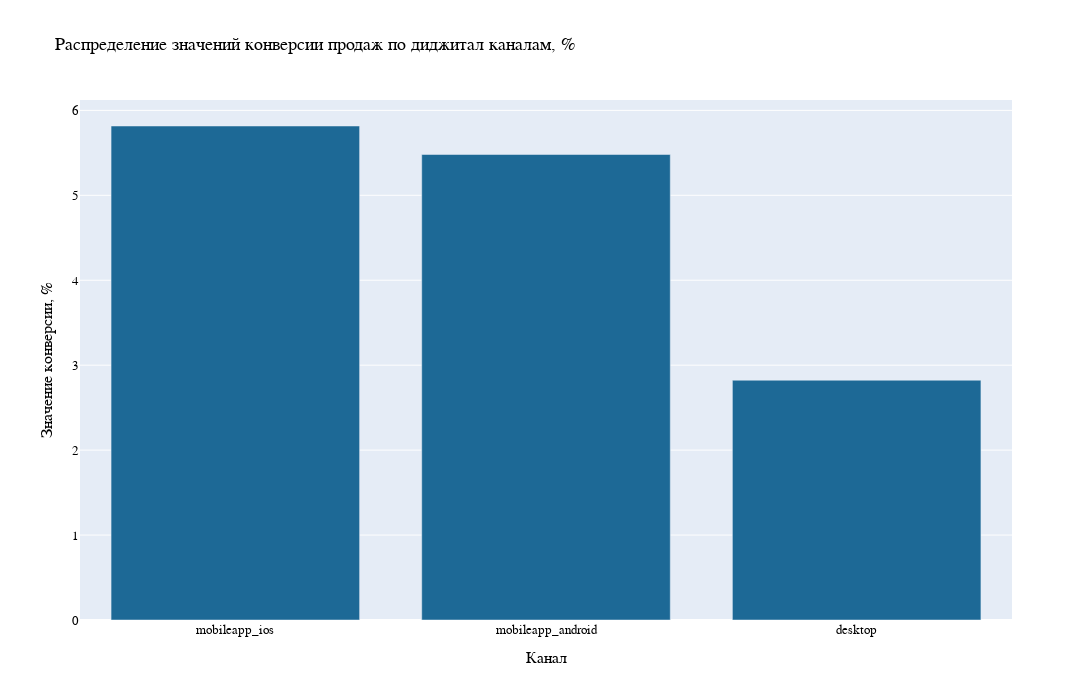

Notebook cell for this chart:
### Code cell
device_types = data["device_type"].unique()

fig = go.Figure()

fig.add_trace(go.Bar(x = device_types, y = coeffs, marker_color = colors_list[1]))

fig.update_layout(height = 700, width = 1400)
fig.update_layout(xaxis={'categoryorder':'total descending'})
fig.update_layout(title_text = "Распределение значений конверсии продаж по диджитал каналам, %")
fig.update_layout(font_family = "Arial", font_size = 13, title_font_family = "Arial", font_color = "black")
fig.update_xaxes(title_text = "Канал")
fig.update_yaxes(title_text = "Значение конверсии, %")

fig.show()

### Figure 1 — Plotly figure (JSON) as saved in the notebook; plotly's stock layout.template omitted (floating-point values rounded to 4 significant figures)
{"data": [{"marker": {"color": "rgb(29, 105, 150)"}, "type": "bar", "x": ["desktop", "mobileapp_ios", "mobileapp_android"], "y": [2.823, 5.816, 5.48]}], "layout": {"font": {"color": "black", "family": "Arial", "size": 13}, "height": 700, "title": {"font": {"family": "Arial"}, "text": "Распределение значений конверсии продаж по диджитал каналам, %"}, "width": 1400, "xaxis": {"categoryorder": "total descending", "title": {"text": "Канал"}}, "yaxis": {"title": {"text": "Значение конверсии, %"}}}}
